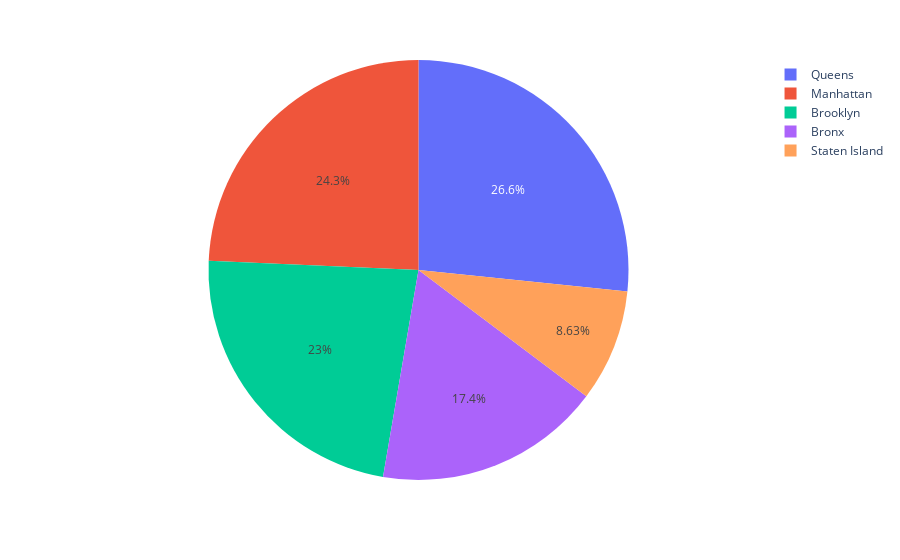

Notebook code cell kept with this figure:
### Code cell
fig3= px.pie(dog_by_borough, values="Borough", names=dog_by_borough.index[:20], hover_name="Borough", labels="Borough")
fig3.show()

### Figure 1 — Plotly figure (JSON) as saved in the notebook; plotly's stock layout.template omitted (floating-point values rounded to 4 significant figures)
{"data": [{"domain": {"x": [0, 1], "y": [0, 1]}, "hovertemplate": "<b>%{hovertext}</b><br><br>label=%{label}<br>Borough=%{value}<extra></extra>", "hovertext": [5773, 5270, 4985, 3782, 1872], "labels": ["Queens", "Manhattan", "Brooklyn", "Bronx", "Staten Island"], "legendgroup": "", "name": "", "showlegend": true, "type": "pie", "values": [5773, 5270, 4985, 3782, 1872]}], "layout": {"legend": {"tracegroupgap": 0}, "margin": {"t": 60}}}
